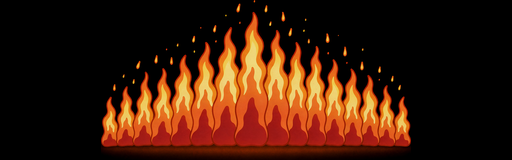
#> input picture art/fx_firewall_v1/final/anim_firewall_01.png, 512 x 160 px; its folder holds 4 pictures in this run
$ python _fx_firewall_alpha_v11718.py
#> lines starting #> are read from the running program, lines starting #| are printed output that depends on the picture
# -*- coding: utf-8 -*-
"""v1.17.18 火墙帧转透明底（亮度通道 alpha）

为什么改：v1.17.17 用加法混合在暗底效果好，但严格比例验证发现：
1. 火焰的暗红底与深色描边在加法下全部丢失（发白发黄），卡通质感没了；
2. 远古战场/测试战场回退亮草地，加法冲淡更严重。
而现有爆炸精灵表是纯光斑所以适合加法，这张是带描边的卡通形体 → 改为
source-over 主体 + 轻量 lighter 辉光叠加（代码层）。

方法：黑底 RGB 帧 → alpha = f(亮度)（V-16 后线性拉满），颜色不动 → RGBA 透明帧。
"""
import os
from PIL import Image

ROOT = os.path.dirname(os.path.dirname(os.path.abspath(__file__)))
os.chdir(ROOT)
FIN = "art/fx_firewall_v1/final"
DST = "assets/images/fx/firewall"

LO, HI = 16, 100   # 亮度 <16 全透明（黑底余量），>=HI 全不透明
for i in range(1, 5):
    im = Image.open(os.path.join(FIN, "anim_firewall_%02d.png" % i)).convert("RGB")
#> im is the input picture: PIL image 512x160 RGB; mean R, G, B 59.5, 26.9, 9.8
    r, g, b = im.split()
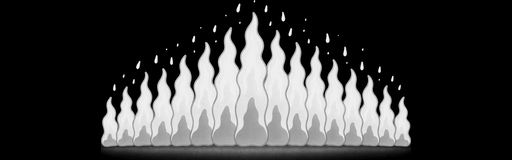
#> r: PIL image 512x160 L; min 0, max 255, mean 59.5
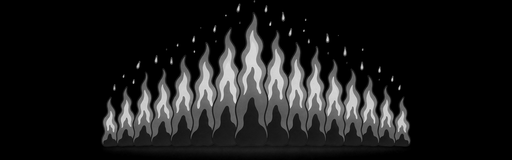
#> g: PIL image 512x160 L; min 0, max 224, mean 26.9
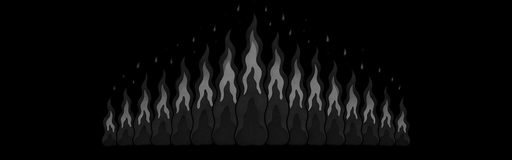
#> b: PIL image 512x160 L; min 0, max 136, mean 9.8
    v = Image.merge("RGB", (r, g, b)).convert("L")
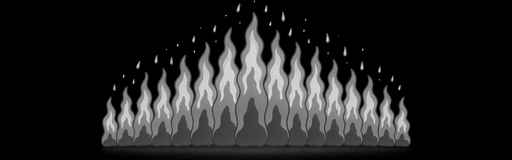
#> v: PIL image 512x160 L; min 0, max 218, mean 34.7
    # alpha = clamp((V-LO) * 255/(HI-LO))
    lut = [max(0, min(255, int((x - LO) * 255 / (HI - LO)))) for x in range(256)]
    a = v.point(lut)
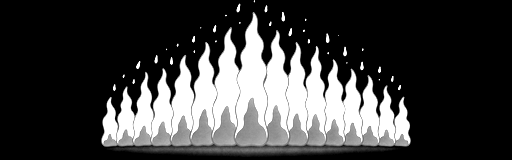
#> a: PIL image 512x160 L; min 0, max 255, mean 62
    rgba = Image.merge("RGBA", (r, g, b, a))
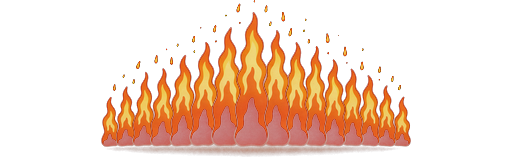
#> rgba: PIL image 512x160 RGBA; mean R, G, B, A 59.5, 26.9, 9.8, 62; transparent parts drawn white
    rgba.save(os.path.join(FIN, "anim_firewall_%02d.png" % i))
    rgba.save(os.path.join(DST, "anim_firewall_%02d.png" % i))
    # 统计
    hist = a.histogram()
#> hist = 256 values, max 56455 at index 0, min 0 at index 1, mean 320
    transparent = sum(hist[:8]) / (512 * 160)
#> transparent = 0.692
    opaque = sum(hist[248:]) / (512 * 160)
#> opaque = 0.176
    print("帧%d: 透明像素%.0f%% 不透明%.0f%%" % (i, transparent * 100, opaque * 100))
#| 帧1: 透明像素69% 不透明18%
#> pass 2 of the loop `for i in range(1, 5):`:
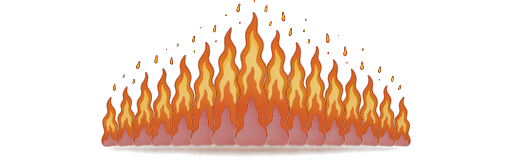
#> input picture art/fx_firewall_v1/final/anim_firewall_02.png, 512 x 160 px
#> `im = Image.open(os.path.join(FIN, "anim_firewall_%02d.png" % i)).conve..`:
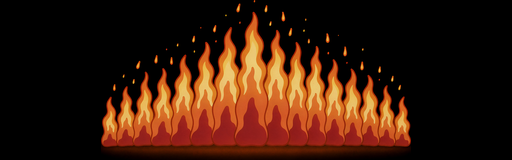
#> im: PIL image 512x160 RGB; mean R, G, B 56.2, 26.6, 11
#> `a = v.point(lut)`:
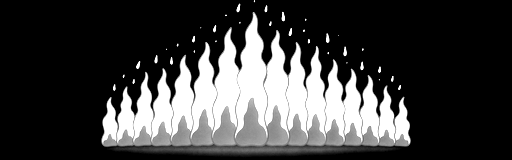
#> a: PIL image 512x160 L; min 0, max 255, mean 62.1
#> rgba is the input picture: PIL image 512x160 RGBA; mean R, G, B, A 56.2, 26.6, 11, 62.1
#> hist = 256 values, max 56363 at index 0, min 0 at index 1, mean 320
#> transparent = 0.691
#> opaque = 0.175
#| 帧2: 透明像素69% 不透明17%
#> pass 3 of the loop `for i in range(1, 5):`:
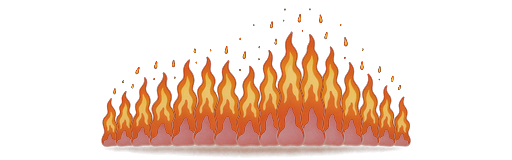
#> input picture art/fx_firewall_v1/final/anim_firewall_03.png, 512 x 160 px
#> `im = Image.open(os.path.join(FIN, "anim_firewall_%02d.png" % i)).conve..`:
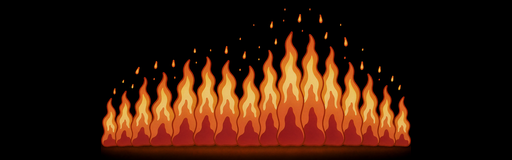
#> im: PIL image 512x160 RGB; mean R, G, B 51.6, 23.8, 9.6
#> `a = v.point(lut)`:
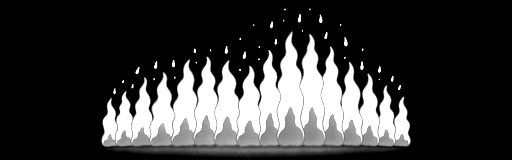
#> a: PIL image 512x160 L; min 0, max 255, mean 56.7
#> rgba is the input picture: PIL image 512x160 RGBA; mean R, G, B, A 51.6, 23.8, 9.6, 56.7
#> hist = 256 values, max 58223 at index 0, min 0 at index 1, mean 320
#> transparent = 0.713
#> opaque = 0.159
#| 帧3: 透明像素71% 不透明16%
#> the loop made 4 passes; the first 3 are shown
print("OK ->", DST)
